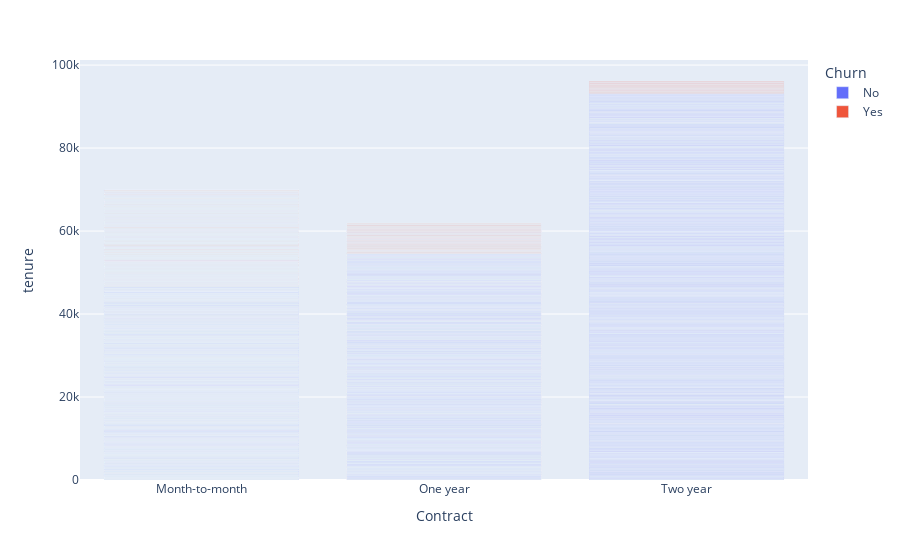

Notebook code for this chart:
### Code cell
# Graphing features for exploratory analysis

import plotly.express as px

px.bar(df, x='Contract', y='tenure', color='Churn')

### Figure 1 — Plotly figure (JSON) as saved in the notebook; plotly's stock layout.template omitted (floating-point values rounded to 4 significant figures; data arrays with more than 128 entries replaced by an {"elided": "..."} marker saying what was removed)
{"data": [{"alignmentgroup": "True", "hovertemplate": "Churn=No<br>Contract=%{x}<br>tenure=%{y}<extra></extra>", "legendgroup": "No", "marker": {"color": "#636efa"}, "name": "No", "offsetgroup": "No", "orientation": "v", "showlegend": true, "textposition": "auto", "type": "bar", "x": {"elided": "5174 str values"}, "xaxis": "x", "y": {"elided": "5174 int values"}, "yaxis": "y"}, {"alignmentgroup": "True", "hovertemplate": "Churn=Yes<br>Contract=%{x}<br>tenure=%{y}<extra></extra>", "legendgroup": "Yes", "marker": {"color": "#EF553B"}, "name": "Yes", "offsetgroup": "Yes", "orientation": "v", "showlegend": true, "textposition": "auto", "type": "bar", "x": {"elided": "1869 str values"}, "xaxis": "x", "y": {"elided": "1869 int values"}, "yaxis": "y"}], "layout": {"barmode": "relative", "legend": {"title": {"text": "Churn"}, "tracegroupgap": 0}, "margin": {"t": 60}, "xaxis": {"anchor": "y", "domain": [0, 1], "title": {"text": "Contract"}}, "yaxis": {"anchor": "x", "domain": [0, 1], "title": {"text": "tenure"}}}}
